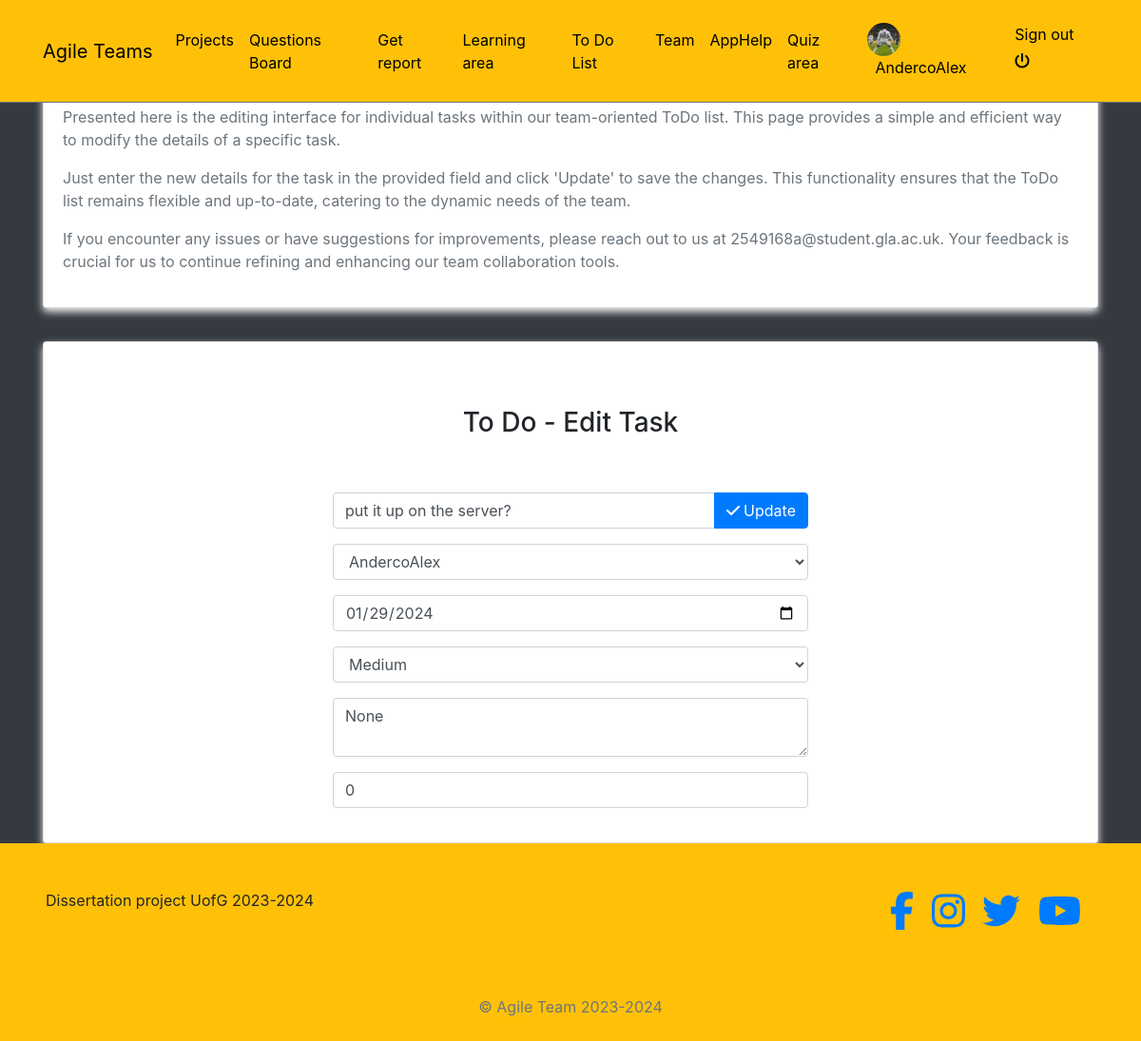
The app's page /todos/edit_task/75/ (signed in), older data.
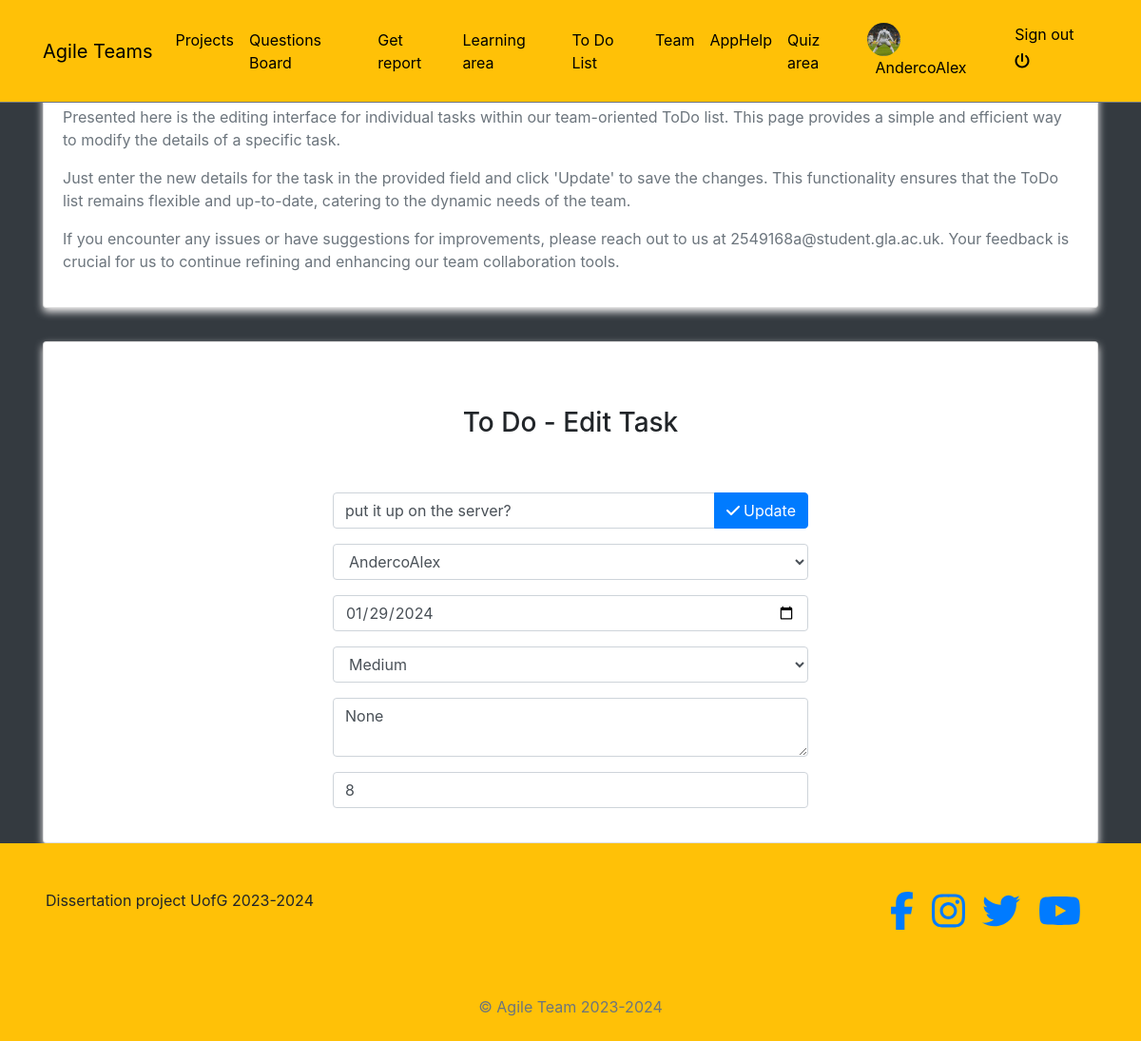
The same page, newer data.
### todo/models.py (models this page shows, shortened)
class Task(models.Model):
    TODO = 'TD'
    IN_PROGRESS = 'IP'
    DONE = 'DN'
    STATUS_CHOICES = [
        (TODO, 'To Do'),
        (IN_PROGRESS, 'In Progress'),
        (DONE, 'Done'),
    ]
    LOW = 'L'
    MEDIUM = 'M'
    HIGH = 'H'
    URGENCY_CHOICES = [
        (LOW, 'Low'),
        (MEDIUM, 'Medium'),
        (HIGH, 'High'),
    ]
    task = models.CharField(max_length=200)
    status = models.CharField(
        max_length=2,
        choices=STATUS_CHOICES,
        default=TODO,
    )
    created_at = models.DateTimeField(auto_now_add=True)
    updated_at = models.DateTimeField(auto_now=True)
    created_by = models.ForeignKey(
        settings.AUTH_USER_MODEL,
        related_name='created_tasks',
        on_delete=models.SET_NULL,
        null=True,
        blank=True
    )
    in_progress_by = models.ForeignKey(
        settings.AUTH_USER_MODEL,
        related_name='in_progress_tasks',
        on_delete=models.SET_NULL,
        null=True,
        blank=True
    )
    done_by = models.ForeignKey(
        settings.AUTH_USER_MODEL,
        related_name='done_tasks',
        on_delete=models.SET_NULL,
        null=True,
        blank=True
    )
    assigned_to = models.ForeignKey(
        settings.AUTH_USER_MODEL,
        related_name='assigned_tasks',
        on_delete=models.SET_NULL,
        null=True,
        blank=True
    )
    deadline = models.DateField(null=True, blank=True)
    urgency = models.CharField(
        max_length=1,
        choices=URGENCY_CHOICES,
        default=LOW,
    )
    description = models.TextField(null=True, blank=True)  # Allows for a detailed description of the task
    expected_time = models.IntegerField(help_text='Expected time in minutes', default=0)  # Stores the expected time in minutes

### todo/views.py (the view, shortened to what this page needs)
# urls.py: path('edit_task/<int:pk>/', views.edit_task, name='edit_task'),
@login_required
def edit_task(request, pk):
    task = get_object_or_404(Task, pk=pk)
    users = User.objects.all()
    context = {'task': task, 'users': users}
    return render(request, 'edit_task.html', context)

### blogs/context_processors.py (called while the page is built)
def get_categories(request):
    categories = Category.objects.all()
    return dict(categories=categories)

### profiles/context_processors.py (called while the page is built)
def profile_pic(request):
    if request.user.is_authenticated:
        user = request.user
        try:
            profile_obj = Profile.objects.get(user=user)
            pic = profile_obj.profile_picture
        except Profile.DoesNotExist:
            pic = None
        return {'picture':pic}
    return {}

def get_profile(request):
    if request.user.is_authenticated:
        user = request.user
        try:
            profile_obj = Profile.objects.get(user=user)
        except Profile.DoesNotExist:
            pic = None
        return {'profile':profile_obj}
    return {}

### templates/edit_task.html (shortened to what this page needs)
{% extends 'base.html' %}
{% load crispy_forms_tags %}
{% block content %}
<div class="container" style="margin-top: 70px;">
    <div class="card">
        <div class="card-body">
            <p>Presented here is the editing interface for individual tasks within our team-oriented ToDo list. This page provides a simple and efficient way to modify the details of a specific task. </p>
            <p>Just enter the new details for the task in the provided field and click 'Update' to save the changes. This functionality ensures that the ToDo list remains flexible and up-to-date, catering to the dynamic needs of the team.</p>
            <p>If you encounter any issues or have suggestions for improvements, please reach out to us at 2549168a@student.gla.ac.uk. Your feedback is crucial for us to continue refining and enhancing our team collaboration tools.</p>
        </div>
    </div>
</div>
    <div class="container">
        <div class="card" style="margin-top:35px;">
            <div class="card-body">
                <h3 class="pt-5 pb-5 text-center">To Do - Edit Task</h3>
                <form action="{% url 'edit_task' task.pk %}" method="POST" style="max-width: 500px; margin: auto;">
                    <div class="input-group mb-3">
                        <input type="text" name="task" class="form-control" placeholder="Edit task" value="{{ task.task }}">
                        <div class="input-group-append">
                            <button type="submit" class="btn btn-primary"><i class="fa fa-check"></i> Update</button>
                        </div>
                    </div>
<div class="mb-3">
    <select name="assigned_to" class="form-control">
        {% for user in users %}
        <option value="{{ user.id }}" {% if user.id == task.assigned_to.id %} selected {% endif %}>
            {{ user.username }}
        </option>
        {% endfor %}
    </select>
</div>
<div class="mb-3">
    <input type="date" name="deadline" class="form-control" value="{{ task.deadline|date:'Y-m-d' }}" placeholder="Deadline">
</div>
<div class="mb-3">
    <select name="urgency" class="form-control">
        <option value="M" {% if task.urgency == 'M' %}selected{% endif %}>Medium</option>
    </select>
</div>
<div class="mb-3">
    <textarea name="description" class="form-control" placeholder="Task description">{{ task.description }}</textarea>
</div>
<div class="mb-3">
    <input type="number" name="expected_time" class="form-control" placeholder="Expected time in minutes" value="{{ task.expected_time }}">
</div>
                </form>
            </div>
        </div>
    </div>
{% endblock content %}

Row changes from the older to the newer data that the page shows:
changed Task "put it up on the server?": expected_time "0" → "8"
